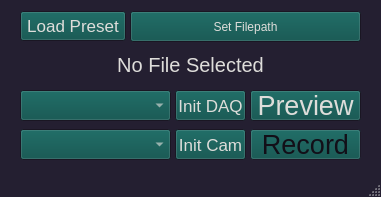
<?xml version="1.0" encoding="UTF-8"?>
<ui version="4.0">
 <class>MainWindow</class>
 <widget class="QMainWindow" name="MainWindow">
  <property name="windowModality">
   <enum>Qt::WindowModal</enum>
  </property>
  <property name="geometry">
   <rect>
    <x>0</x>
    <y>0</y>
    <width>381</width>
    <height>197</height>
   </rect>
  </property>
  <property name="palette">
   <palette>
    <active>
     <colorrole role="WindowText">
      <brush brushstyle="SolidPattern">
       <color alpha="255">
        <red>222</red>
        <green>221</green>
        <blue>218</blue>
       </color>
      </brush>
     </colorrole>
     <colorrole role="Button">
      <brush brushstyle="SolidPattern">
       <color alpha="255">
        <red>5</red>
        <green>77</green>
        <blue>72</blue>
       </color>
      </brush>
     </colorrole>
     <colorrole role="Light">
      <brush brushstyle="SolidPattern">
       <color alpha="255">
        <red>54</red>
        <green>46</green>
        <blue>73</blue>
       </color>
      </brush>
     </colorrole>
     <colorrole role="Midlight">
      <brush brushstyle="SolidPattern">
       <color alpha="255">
        <red>45</red>
        <green>38</green>
        <blue>61</blue>
       </color>
      </brush>
     </colorrole>
     <colorrole role="Dark">
      <brush brushstyle="SolidPattern">
       <color alpha="255">
        <red>18</red>
        <green>15</green>
        <blue>24</blue>
       </color>
      </brush>
     </colorrole>
     <colorrole role="Mid">
      <brush brushstyle="SolidPattern">
       <color alpha="255">
        <red>24</red>
        <green>21</green>
        <blue>33</blue>
       </color>
      </brush>
     </colorrole>
     <colorrole role="Text">
      <brush brushstyle="SolidPattern">
       <color alpha="255">
        <red>222</red>
        <green>221</green>
        <blue>218</blue>
       </color>
      </brush>
     </colorrole>
     <colorrole role="BrightText">
      <brush brushstyle="SolidPattern">
       <color alpha="255">
        <red>0</red>
        <green>0</green>
        <blue>0</blue>
       </color>
      </brush>
     </colorrole>
     <colorrole role="ButtonText">
      <brush brushstyle="SolidPattern">
       <color alpha="255">
        <red>222</red>
        <green>221</green>
        <blue>218</blue>
       </color>
      </brush>
     </colorrole>
     <colorrole role="Base">
      <brush brushstyle="SolidPattern">
       <color alpha="255">
        <red>0</red>
        <green>0</green>
        <blue>0</blue>
       </color>
      </brush>
     </colorrole>
     <colorrole role="Window">
      <brush brushstyle="SolidPattern">
       <color alpha="255">
        <red>36</red>
        <green>31</green>
        <blue>49</blue>
       </color>
      </brush>
     </colorrole>
     <colorrole role="Shadow">
      <brush brushstyle="SolidPattern">
       <color alpha="255">
        <red>0</red>
        <green>0</green>
        <blue>0</blue>
       </color>
      </brush>
     </colorrole>
     <colorrole role="Highlight">
      <brush brushstyle="SolidPattern">
       <color alpha="255">
        <red>48</red>
        <green>140</green>
        <blue>198</blue>
       </color>
      </brush>
     </colorrole>
     <colorrole role="AlternateBase">
      <brush brushstyle="SolidPattern">
       <color alpha="255">
        <red>18</red>
        <green>15</green>
        <blue>24</blue>
       </color>
      </brush>
     </colorrole>
     <colorrole role="ToolTipBase">
      <brush brushstyle="SolidPattern">
       <color alpha="255">
        <red>255</red>
        <green>255</green>
        <blue>220</blue>
       </color>
      </brush>
     </colorrole>
     <colorrole role="ToolTipText">
      <brush brushstyle="SolidPattern">
       <color alpha="255">
        <red>0</red>
        <green>0</green>
        <blue>0</blue>
       </color>
      </brush>
     </colorrole>
     <colorrole role="PlaceholderText">
      <brush brushstyle="NoBrush">
       <color alpha="128">
        <red>222</red>
        <green>221</green>
        <blue>218</blue>
       </color>
      </brush>
     </colorrole>
    </active>
    <inactive>
     <colorrole role="WindowText">
      <brush brushstyle="SolidPattern">
       <color alpha="255">
        <red>222</red>
        <green>221</green>
        <blue>218</blue>
       </color>
      </brush>
     </colorrole>
     <colorrole role="Button">
      <brush brushstyle="SolidPattern">
       <color alpha="255">
        <red>5</red>
        <green>77</green>
        <blue>72</blue>
       </color>
      </brush>
     </colorrole>
     <colorrole role="Light">
      <brush brushstyle="SolidPattern">
       <color alpha="255">
        <red>54</red>
        <green>46</green>
        <blue>73</blue>
       </color>
      </brush>
     </colorrole>
     <colorrole role="Midlight">
      <brush brushstyle="SolidPattern">
       <color alpha="255">
        <red>45</red>
        <green>38</green>
        <blue>61</blue>
       </color>
      </brush>
     </colorrole>
     <colorrole role="Dark">
      <brush brushstyle="SolidPattern">
       <color alpha="255">
        <red>18</red>
        <green>15</green>
        <blue>24</blue>
       </color>
      </brush>
     </colorrole>
     <colorrole role="Mid">
      <brush brushstyle="SolidPattern">
       <color alpha="255">
        <red>24</red>
        <green>21</green>
        <blue>33</blue>
       </color>
      </brush>
     </colorrole>
     <colorrole role="Text">
      <brush brushstyle="SolidPattern">
       <color alpha="255">
        <red>222</red>
        <green>221</green>
        <blue>218</blue>
       </color>
      </brush>
     </colorrole>
     <colorrole role="BrightText">
      <brush brushstyle="SolidPattern">
       <color alpha="255">
        <red>0</red>
        <green>0</green>
        <blue>0</blue>
       </color>
      </brush>
     </colorrole>
     <colorrole role="ButtonText">
      <brush brushstyle="SolidPattern">
       <color alpha="255">
        <red>222</red>
        <green>221</green>
        <blue>218</blue>
       </color>
      </brush>
     </colorrole>
     <colorrole role="Base">
      <brush brushstyle="SolidPattern">
       <color alpha="255">
        <red>0</red>
        <green>0</green>
        <blue>0</blue>
       </color>
      </brush>
     </colorrole>
     <colorrole role="Window">
      <brush brushstyle="SolidPattern">
       <color alpha="255">
        <red>36</red>
        <green>31</green>
        <blue>49</blue>
       </color>
      </brush>
     </colorrole>
     <colorrole role="Shadow">
      <brush brushstyle="SolidPattern">
       <color alpha="255">
        <red>0</red>
        <green>0</green>
        <blue>0</blue>
       </color>
      </brush>
     </colorrole>
     <colorrole role="Highlight">
      <brush brushstyle="SolidPattern">
       <color alpha="255">
        <red>48</red>
        <green>140</green>
        <blue>198</blue>
       </color>
      </brush>
     </colorrole>
     <colorrole role="AlternateBase">
      <brush brushstyle="SolidPattern">
       <color alpha="255">
        <red>18</red>
        <green>15</green>
        <blue>24</blue>
       </color>
      </brush>
     </colorrole>
     <colorrole role="ToolTipBase">
      <brush brushstyle="SolidPattern">
       <color alpha="255">
        <red>255</red>
        <green>255</green>
        <blue>220</blue>
       </color>
      </brush>
     </colorrole>
     <colorrole role="ToolTipText">
      <brush brushstyle="SolidPattern">
       <color alpha="255">
        <red>0</red>
        <green>0</green>
        <blue>0</blue>
       </color>
      </brush>
     </colorrole>
     <colorrole role="PlaceholderText">
      <brush brushstyle="NoBrush">
       <color alpha="128">
        <red>222</red>
        <green>221</green>
        <blue>218</blue>
       </color>
      </brush>
     </colorrole>
    </inactive>
    <disabled>
     <colorrole role="WindowText">
      <brush brushstyle="SolidPattern">
       <color alpha="255">
        <red>18</red>
        <green>15</green>
        <blue>24</blue>
       </color>
      </brush>
     </colorrole>
     <colorrole role="Button">
      <brush brushstyle="SolidPattern">
       <color alpha="255">
        <red>5</red>
        <green>77</green>
        <blue>72</blue>
       </color>
      </brush>
     </colorrole>
     <colorrole role="Light">
      <brush brushstyle="SolidPattern">
       <color alpha="255">
        <red>54</red>
        <green>46</green>
        <blue>73</blue>
       </color>
      </brush>
     </colorrole>
     <colorrole role="Midlight">
      <brush brushstyle="SolidPattern">
       <color alpha="255">
        <red>45</red>
        <green>38</green>
        <blue>61</blue>
       </color>
      </brush>
     </colorrole>
     <colorrole role="Dark">
      <brush brushstyle="SolidPattern">
       <color alpha="255">
        <red>18</red>
        <green>15</green>
        <blue>24</blue>
       </color>
      </brush>
     </colorrole>
     <colorrole role="Mid">
      <brush brushstyle="SolidPattern">
       <color alpha="255">
        <red>24</red>
        <green>21</green>
        <blue>33</blue>
       </color>
      </brush>
     </colorrole>
     <colorrole role="Text">
      <brush brushstyle="SolidPattern">
       <color alpha="255">
        <red>18</red>
        <green>15</green>
        <blue>24</blue>
       </color>
      </brush>
     </colorrole>
     <colorrole role="BrightText">
      <brush brushstyle="SolidPattern">
       <color alpha="255">
        <red>0</red>
        <green>0</green>
        <blue>0</blue>
       </color>
      </brush>
     </colorrole>
     <colorrole role="ButtonText">
      <brush brushstyle="SolidPattern">
       <color alpha="255">
        <red>18</red>
        <green>15</green>
        <blue>24</blue>
       </color>
      </brush>
     </colorrole>
     <colorrole role="Base">
      <brush brushstyle="SolidPattern">
       <color alpha="255">
        <red>36</red>
        <green>31</green>
        <blue>49</blue>
       </color>
      </brush>
     </colorrole>
     <colorrole role="Window">
      <brush brushstyle="SolidPattern">
       <color alpha="255">
        <red>36</red>
        <green>31</green>
        <blue>49</blue>
       </color>
      </brush>
     </colorrole>
     <colorrole role="Shadow">
      <brush brushstyle="SolidPattern">
       <color alpha="255">
        <red>0</red>
        <green>0</green>
        <blue>0</blue>
       </color>
      </brush>
     </colorrole>
     <colorrole role="Highlight">
      <brush brushstyle="SolidPattern">
       <color alpha="255">
        <red>145</red>
        <green>145</green>
        <blue>145</blue>
       </color>
      </brush>
     </colorrole>
     <colorrole role="AlternateBase">
      <brush brushstyle="SolidPattern">
       <color alpha="255">
        <red>36</red>
        <green>31</green>
        <blue>49</blue>
       </color>
      </brush>
     </colorrole>
     <colorrole role="ToolTipBase">
      <brush brushstyle="SolidPattern">
       <color alpha="255">
        <red>255</red>
        <green>255</green>
        <blue>220</blue>
       </color>
      </brush>
     </colorrole>
     <colorrole role="ToolTipText">
      <brush brushstyle="SolidPattern">
       <color alpha="255">
        <red>0</red>
        <green>0</green>
        <blue>0</blue>
       </color>
      </brush>
     </colorrole>
     <colorrole role="PlaceholderText">
      <brush brushstyle="NoBrush">
       <color alpha="128">
        <red>222</red>
        <green>221</green>
        <blue>218</blue>
       </color>
      </brush>
     </colorrole>
    </disabled>
   </palette>
  </property>
  <property name="windowTitle">
   <string>Main</string>
  </property>
  <property name="unifiedTitleAndToolBarOnMac">
   <bool>true</bool>
  </property>
  <widget class="QWidget" name="centralwidget">
   <widget class="QPushButton" name="cam_init_push">
    <property name="geometry">
     <rect>
      <x>175</x>
      <y>129</y>
      <width>71</width>
      <height>31</height>
     </rect>
    </property>
    <property name="font">
     <font>
      <family>Arial</family>
      <pointsize>13</pointsize>
     </font>
    </property>
    <property name="text">
     <string>Init Cam</string>
    </property>
   </widget>
   <widget class="QPushButton" name="preview_push">
    <property name="geometry">
     <rect>
      <x>250</x>
      <y>90</y>
      <width>111</width>
      <height>31</height>
     </rect>
    </property>
    <property name="font">
     <font>
      <family>Arial</family>
      <pointsize>20</pointsize>
     </font>
    </property>
    <property name="text">
     <string>Preview</string>
    </property>
   </widget>
   <widget class="QPushButton" name="record_push">
    <property name="enabled">
     <bool>false</bool>
    </property>
    <property name="geometry">
     <rect>
      <x>250</x>
      <y>129</y>
      <width>111</width>
      <height>31</height>
     </rect>
    </property>
    <property name="font">
     <font>
      <family>Arial</family>
      <pointsize>20</pointsize>
     </font>
    </property>
    <property name="text">
     <string>Record</string>
    </property>
   </widget>
   <widget class="QPushButton" name="set_path_push">
    <property name="geometry">
     <rect>
      <x>130</x>
      <y>11</y>
      <width>231</width>
      <height>31</height>
     </rect>
    </property>
    <property name="text">
     <string>Set Filepath</string>
    </property>
   </widget>
   <widget class="QLabel" name="filepath_label">
    <property name="geometry">
     <rect>
      <x>20</x>
      <y>50</y>
      <width>341</width>
      <height>30</height>
     </rect>
    </property>
    <property name="font">
     <font>
      <family>Arial</family>
      <pointsize>15</pointsize>
     </font>
    </property>
    <property name="text">
     <string>No File Selected</string>
    </property>
    <property name="alignment">
     <set>Qt::AlignCenter</set>
    </property>
   </widget>
   <widget class="QComboBox" name="cam_names_drop">
    <property name="geometry">
     <rect>
      <x>20</x>
      <y>129</y>
      <width>151</width>
      <height>31</height>
     </rect>
    </property>
   </widget>
   <widget class="QComboBox" name="daq_names_drop">
    <property name="geometry">
     <rect>
      <x>20</x>
      <y>90</y>
      <width>151</width>
      <height>31</height>
     </rect>
    </property>
   </widget>
   <widget class="QPushButton" name="daq_init_push">
    <property name="geometry">
     <rect>
      <x>175</x>
      <y>90</y>
      <width>71</width>
      <height>31</height>
     </rect>
    </property>
    <property name="font">
     <font>
      <family>Arial</family>
      <pointsize>13</pointsize>
     </font>
    </property>
    <property name="text">
     <string>Init DAQ</string>
    </property>
   </widget>
   <widget class="QPushButton" name="load_preset_push">
    <property name="geometry">
     <rect>
      <x>20</x>
      <y>11</y>
      <width>106</width>
      <height>30</height>
     </rect>
    </property>
    <property name="font">
     <font>
      <family>Arial</family>
      <pointsize>13</pointsize>
     </font>
    </property>
    <property name="text">
     <string>Load Preset</string>
    </property>
   </widget>
  </widget>
  <widget class="QStatusBar" name="statusBar"/>
 </widget>
 <resources/>
 <connections/>
 <designerdata>
  <property name="gridDeltaX">
   <number>10</number>
  </property>
  <property name="gridDeltaY">
   <number>10</number>
  </property>
  <property name="gridSnapX">
   <bool>true</bool>
  </property>
  <property name="gridSnapY">
   <bool>true</bool>
  </property>
  <property name="gridVisible">
   <bool>true</bool>
  </property>
 </designerdata>
</ui>
